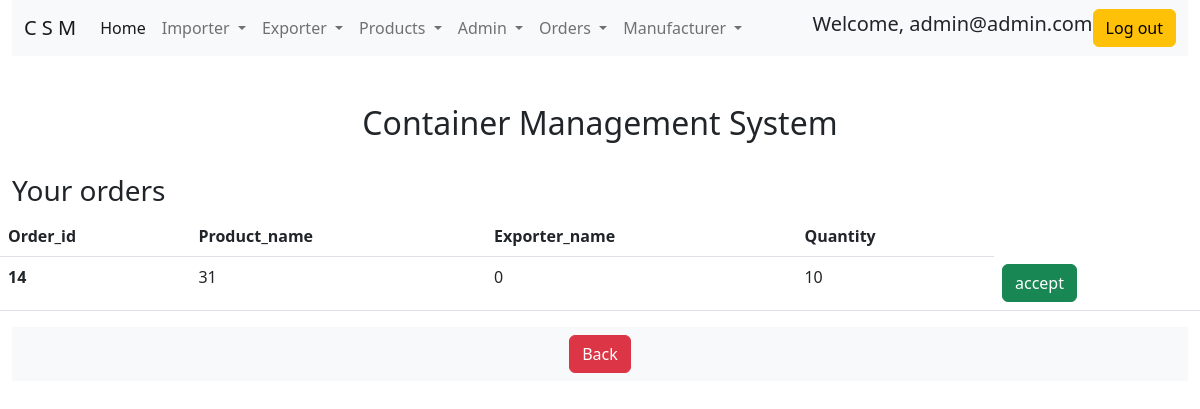
Page /man_received_orders.php (signed in) on the committed database.
### tables this page shows
CREATE TABLE `users` (
  `user_id` bigint(20) NOT NULL,
  `user_name` varchar(30) NOT NULL,
  `password` varchar(100) NOT NULL,
  `user_company` varchar(30) NOT NULL,
  `account_type` varchar(255) NOT NULL,
  `address` varchar(10000) NOT NULL,
  `status` varchar(100) NOT NULL,
  `contact_number` int(10) NOT NULL
);

CREATE TABLE `manufacturer_orders` (
  `order_id` bigint(20) NOT NULL,
  `exporter_company_id` int(11) NOT NULL,
  `harborId` bigint(20) NOT NULL,
  `exporter_name` varchar(200) NOT NULL,
  `product_id` bigint(20) NOT NULL,
  `product_name` varchar(200) NOT NULL,
  `manufacturer_id` bigint(20) NOT NULL,
  `quantity` bigint(20) NOT NULL
);

### functions.php (called while the page is built, shortened)
<?php
function check_login($con)
{
    if(isset($_SESSION['user_name']))
    {
        $user_name = $_SESSION['user_name'];
        $query = "select * from users where user_name = '$user_name' limit 1";
        $result = mysqli_query($con,$query);
        if($result && mysqli_num_rows($result) > 0)
        {
            $user_data = mysqli_fetch_assoc($result);
            return $user_data;
        }
    }
    die;
}

### man_received_orders.php (the view, shortened to what this page needs)
<?php
include("connection.php");
include("functions.php");
$user_data = check_login($con);
$user_id = $user_data['user_id'];
if($_SERVER['REQUEST_METHOD'] == "GET")
{
        $query = "select * from manufacturer_orders where exporter_company_id = '{$user_id}'";
        $result = mysqli_query($con, $query);
        if($result)
        {
            if($result && mysqli_num_rows($result) > 0)
            {
                $orders_data = mysqli_fetch_all($result);
            }
            else
            {
                header("Location: noorder.php");
                die;
            }
        }
    else{
        echo "problem in getting data";
    }
}
?>
<!doctype html>
<html lang="en">
  <head>
    <link href="https://cdn.jsdelivr.net/npm/bootstrap@5.2.1/dist/css/bootstrap.min.css" rel="stylesheet">
  </head>
  <body>
    <div class="container-fluid">
    <nav class="navbar navbar-expand-lg bg-light">
        <div class="container-fluid">
            <a class="navbar-brand" href="#">C S M</a>
            <div class="collapse navbar-collapse" id="navbarScroll">
            <ul class="navbar-nav me-auto my-2 my-lg-0 navbar-nav-scroll" style="--bs-scroll-height: 100px;">
                <li class="nav-item">
                <a class="nav-link active" aria-current="page" href="index.php">Home</a>
                </li>
                <li class="nav-item dropdown">
                    <a class="nav-link dropdown-toggle" href="#" role="button" data-bs-toggle="dropdown" aria-expanded="false">
                        Importer
                    </a>
                </li>
                <li class="nav-item dropdown">
                    <a class="nav-link dropdown-toggle" href="#" role="button" data-bs-toggle="dropdown" aria-expanded="false">
                        Exporter
                    </a>
                </li>
                <li class="nav-item dropdown">
                    <a class="nav-link dropdown-toggle" href="#" role="button" data-bs-toggle="dropdown" aria-expanded="false">
                        Products
                    </a>
                </li>
                <li class="nav-item dropdown">
                    <a class="nav-link dropdown-toggle" href="#" role="button" data-bs-toggle="dropdown" aria-expanded="false">
                        Admin
                    </a>
                </li>
                <li class="nav-item dropdown">
                    <a class="nav-link dropdown-toggle" href="#" role="button" data-bs-toggle="dropdown" aria-expanded="false">
                        Orders
                    </a>
                </li>
                <li class="nav-item dropdown">
                    <a class="nav-link dropdown-toggle" href="#" role="button" data-bs-toggle="dropdown" aria-expanded="false">
                        Manufacturer
                    </a>
                </li>
            </ul>
                <span class="align-middle mr-2">
                    <h1 class="display-4 fs-5 text-center ">Welcome, <?php echo $user_data['user_name']; ?> </h1>
                </span>
                <a href="logout.php">
                    <button class="btn btn-warning  ml-2" type="submit">Log out</button>
                </a>
            </div>
        </div>
    </nav>
    <div class="row justify-content-center mt-5">
        <div class="col-6">
            <h1 class="display-4 fs-2 text-center"><b>Container Management System</b></h1>
        </div>
    </div>
      <div class="row mt-4">
          <h1 class="display-4 fs-3 "><b>Your orders</b></h1>
          <table class="table">
            <thead>
                <tr>
                <th scope="col">Order_id</th>
                <th scope="col">Product_name</th>
                <th scope="col">Exporter_name</th>
                <th scope="col">Quantity</th>
                </tr>
            </thead>
            <tbody>
            <?php for ($row = 0; $row < count($orders_data); $row++) {?>
              <tr>
                <th scope="row"><?php echo $orders_data[$row][0] ?></th>
                <td><?php echo $orders_data[$row][4] ?></td>
                <td><?php echo $orders_data[$row][2] ?></td>
                <td><?php echo $orders_data[$row][7] ?></td>
                <td>
                    <form action= "man_received_orders.php" method = "post">
                                    <button type="submit" class="btn btn-success">
                                    <?php echo "accept" ?>
                                    </button>
                                </form>
                </td>
              </tr>
              <?php } ?>
            </tbody>
          </table>
      </div>
      <footer class="footer">
        <div class=" text-center bg-light">
          <a href="index.php">
              <button class="btn btn-danger  m-2" type="button">Back</button>
          </a>
        </div>
      </footer>
  </body>
</html>

### rows in the picture
users: user_name "admin@admin.com"
manufacturer_orders: order_id "14", product "31", harborId "0", quantity "10"
